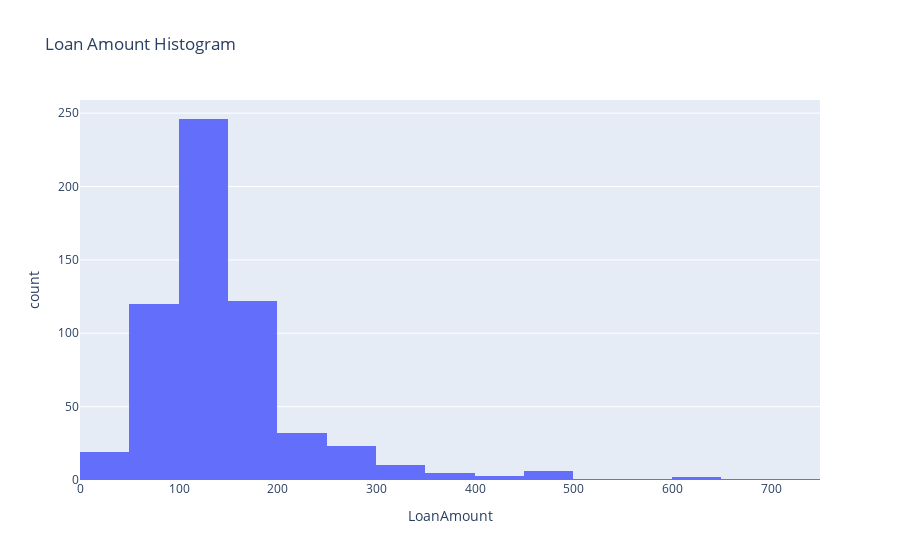

Notebook source saved alongside this figure:
### Markdown cell above
Look at the histogram and boxplot of LoanAmount

### Code cell
fig = px.histogram(df, x="LoanAmount", nbins=30, title='Loan Amount Histogram')
fig.show()

### Figure 1 — Plotly figure (JSON) as saved in the notebook; plotly's stock layout.template omitted (floating-point values rounded to 4 significant figures; data arrays with more than 128 entries replaced by an {"elided": "..."} marker saying what was removed)
{"data": [{"alignmentgroup": "True", "bingroup": "x", "hovertemplate": "LoanAmount=%{x}<br>count=%{y}<extra></extra>", "legendgroup": "", "marker": {"color": "#636efa", "pattern": {"shape": ""}}, "name": "", "nbinsx": 30, "offsetgroup": "", "orientation": "v", "showlegend": false, "type": "histogram", "x": {"elided": "614 int values"}, "xaxis": "x", "yaxis": "y"}], "layout": {"barmode": "relative", "legend": {"tracegroupgap": 0}, "title": {"text": "Loan Amount Histogram"}, "xaxis": {"anchor": "y", "domain": [0, 1], "title": {"text": "LoanAmount"}}, "yaxis": {"anchor": "x", "domain": [0, 1], "title": {"text": "count"}}}}
